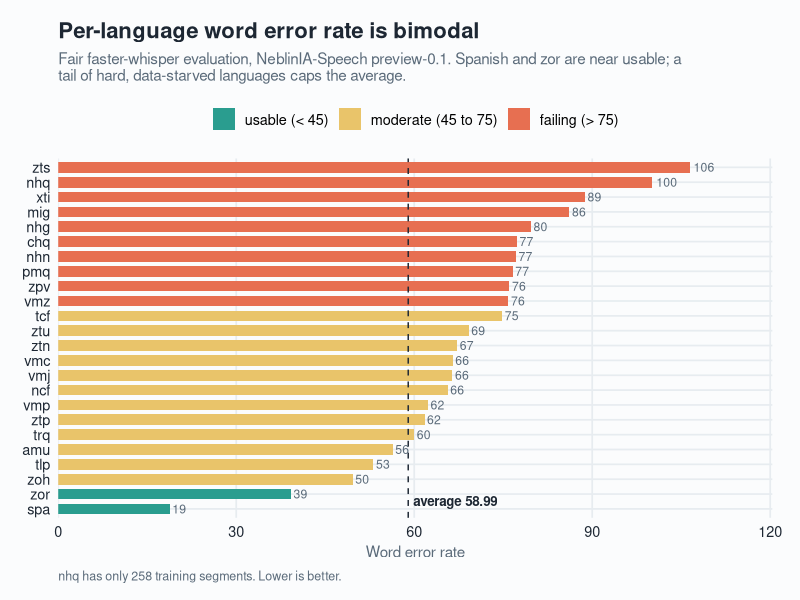
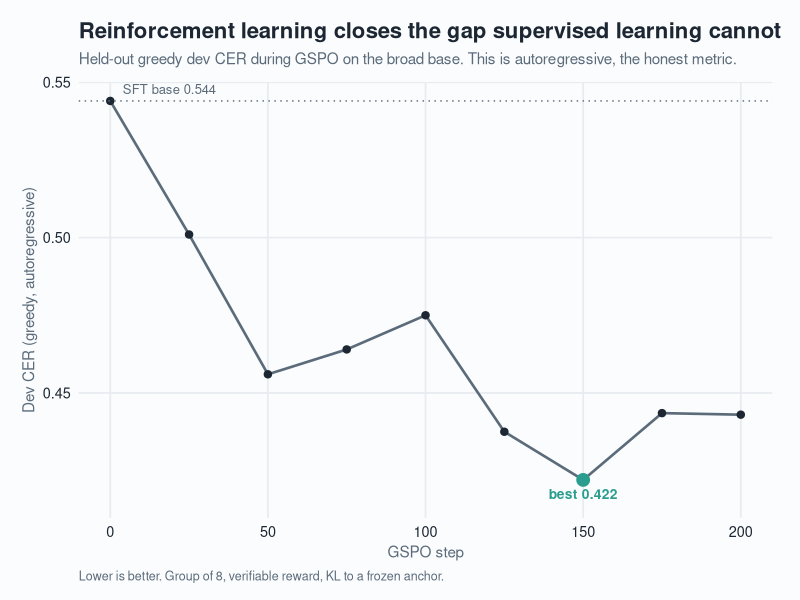
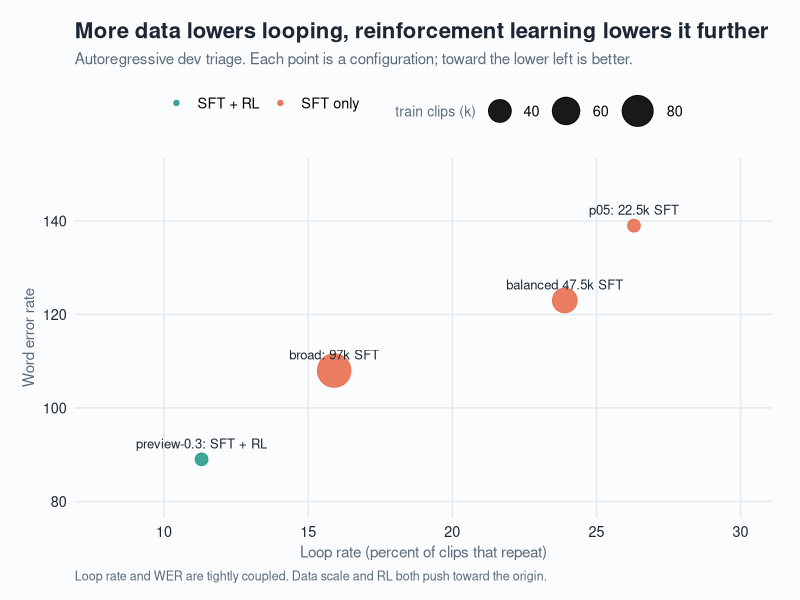
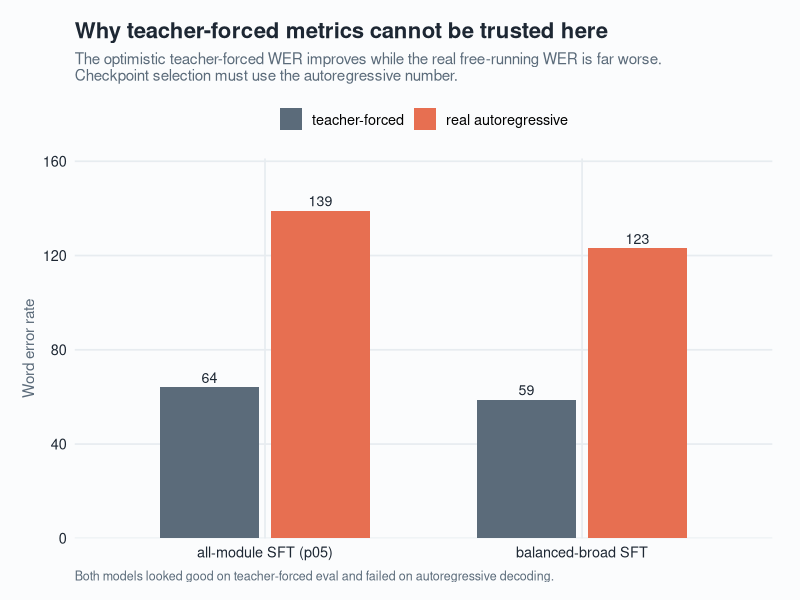

The R script that drew these images, in order:
# NeblinIA-Speech report figures. tidyverse / ggplot2. No em dashes anywhere.
suppressMessages({library(ggplot2); library(dplyr); library(scales); library(forcats); library(stringr)})

outdir <- "figures"; dir.create(outdir, showWarnings = FALSE)

# niebla (fog) palette: cool slate to warm alarm
col_good <- "#2a9d8f"; col_mod <- "#e9c46a"; col_hard <- "#e76f51"
ink <- "#1d2733"; mist <- "#5b6b7a"; paper <- "#fbfcfd"
base <- theme_minimal(base_size = 13) +
  theme(
    plot.background = element_rect(fill = paper, color = NA),
    panel.background = element_rect(fill = paper, color = NA),
    plot.title = element_text(face = "bold", size = 16, color = ink),
    plot.subtitle = element_text(size = 11, color = mist, margin = margin(b = 10)),
    plot.caption = element_text(size = 9, color = mist, hjust = 0),
    axis.title = element_text(color = mist, size = 11),
    axis.text = element_text(color = ink),
    panel.grid.minor = element_blank(),
    panel.grid.major = element_line(color = "#e7ecf0"),
    legend.position = "top", legend.title = element_text(color = mist, size = 10),
    plot.margin = margin(16, 20, 12, 16)
  )

# ---- Figure 1: per-language fair WER (the bimodal story) ----
lang <- tribble(
  ~lang, ~wer,
  "spa",18.81,"zor",39.23,"zoh",49.62,"tlp",53.12,"amu",56.38,"trq",60.02,
  "ztp",61.75,"vmp",62.34,"ncf",65.63,"vmj",66.44,"vmc",66.50,"ztn",67.26,
  "ztu",69.19,"tcf",74.82,"vmz",75.89,"zpv",76.06,"pmq",76.59,"nhn",77.15,
  "chq",77.31,"nhg",79.67,"mig",86.17,"xti",88.78,"nhq",100.16,"zts",106.43
) |>
  mutate(tier = case_when(wer < 45 ~ "usable (< 45)", wer < 75 ~ "moderate (45 to 75)", TRUE ~ "failing (> 75)"),
         tier = factor(tier, levels = c("usable (< 45)","moderate (45 to 75)","failing (> 75)")),
         lang = fct_reorder(lang, wer))

f1 <- ggplot(lang, aes(wer, lang, fill = tier)) +
  geom_col(width = 0.72) +
  geom_vline(xintercept = 58.99, linetype = "dashed", color = ink, linewidth = 0.5) +
  annotate("text", x = 58.99, y = 1.2, label = "average 58.99", hjust = -0.06, vjust = 0,
           size = 3.4, color = ink, fontface = "bold") +
  geom_text(aes(label = sprintf("%.0f", wer)), hjust = -0.18, size = 3.1, color = mist) +
  scale_fill_manual(values = c("usable (< 45)" = col_good, "moderate (45 to 75)" = col_mod, "failing (> 75)" = col_hard)) +
  scale_x_continuous(limits = c(0, 118), expand = expansion(mult = c(0, 0.02))) +
  labs(title = "Per-language word error rate is bimodal",
       subtitle = str_wrap("Fair faster-whisper evaluation, NeblinIA-Speech preview-0.1. Spanish and zor are near usable; a tail of hard, data-starved languages caps the average.", 95),
       x = "Word error rate", y = NULL, fill = NULL,
       caption = "nhq has only 258 training segments. Lower is better.") + base
ggsave(file.path(outdir, "fig1_per_language.png"), f1, width = 9, height = 7.2, dpi = 200)

# ---- Figure 2: GSPO reinforcement-learning trajectory ----
rl <- tribble(
  ~step, ~cer,
  0,0.544, 25,0.501, 50,0.456, 75,0.464, 100,0.475, 125,0.4375, 150,0.422, 175,0.4435, 200,0.443
)
bestpt <- rl |> slice_min(cer, n = 1)
f2 <- ggplot(rl, aes(step, cer)) +
  geom_line(color = mist, linewidth = 0.9) +
  geom_point(color = ink, size = 2.2) +
  geom_hline(yintercept = 0.544, linetype = "dotted", color = mist) +
  annotate("text", x = 4, y = 0.544, label = "SFT base 0.544", vjust = -0.7, hjust = 0, size = 3.3, color = mist) +
  geom_point(data = bestpt, color = col_good, size = 4) +
  annotate("text", x = bestpt$step, y = bestpt$cer, label = "best 0.422", vjust = 1.9, size = 3.5, color = col_good, fontface = "bold") +
  scale_y_continuous(labels = label_number(accuracy = 0.01), expand = expansion(mult = c(0.10, 0.05))) +
  labs(title = "Reinforcement learning closes the gap supervised learning cannot",
       subtitle = "Held-out greedy dev CER during GSPO on the broad base. This is autoregressive, the honest metric.",
       x = "GSPO step", y = "Dev CER (greedy, autoregressive)",
       caption = "Lower is better. Group of 8, verifiable reward, KL to a frozen anchor.") + base
ggsave(file.path(outdir, "fig2_rl_trajectory.png"), f2, width = 9, height = 5.4, dpi = 200)

# ---- Figure 3: looping vs WER across configurations (data and RL move toward origin) ----
cfg <- tribble(
  ~name, ~data_k, ~wer, ~loop, ~method,
  "p05: 22.5k SFT", 22.5, 139, 26.3, "SFT only",
  "balanced 47.5k SFT", 47.5, 123, 23.9, "SFT only",
  "broad: 97k SFT", 97, 108, 15.9, "SFT only",
  "preview-0.3: SFT + RL", 22.5, 89, 11.3, "SFT + RL"
)
f3 <- ggplot(cfg, aes(loop, wer, color = method)) +
  geom_point(aes(size = data_k), alpha = 0.9) +
  geom_text(aes(label = name), vjust = -1.1, size = 3.3, color = ink, show.legend = FALSE) +
  scale_color_manual(values = c("SFT only" = col_hard, "SFT + RL" = col_good)) +
  scale_size_continuous(range = c(4, 11), name = "train clips (k)") +
  scale_x_continuous(limits = c(8, 30)) + scale_y_continuous(limits = c(80, 150)) +
  labs(title = "More data lowers looping, reinforcement learning lowers it further",
       subtitle = "Autoregressive dev triage. Each point is a configuration; toward the lower left is better.",
       x = "Loop rate (percent of clips that repeat)", y = "Word error rate", color = NULL,
       caption = "Loop rate and WER are tightly coupled. Data scale and RL both push toward the origin.") + base
ggsave(file.path(outdir, "fig3_loop_vs_wer.png"), f3, width = 9, height = 5.8, dpi = 200)

# ---- Figure 4: the teacher-forced trap ----
trap <- tribble(
  ~model, ~metric, ~wer,
  "all-module SFT (p05)", "teacher-forced", 64,
  "all-module SFT (p05)", "real autoregressive", 139,
  "balanced-broad SFT", "teacher-forced", 58.8,
  "balanced-broad SFT", "real autoregressive", 123
) |> mutate(metric = factor(metric, levels = c("teacher-forced","real autoregressive")))
f4 <- ggplot(trap, aes(model, wer, fill = metric)) +
  geom_col(position = position_dodge(width = 0.7), width = 0.62) +
  geom_text(aes(label = sprintf("%.0f", wer)), position = position_dodge(width = 0.7), vjust = -0.4, size = 3.6, color = ink) +
  scale_fill_manual(values = c("teacher-forced" = mist, "real autoregressive" = col_hard)) +
  scale_y_continuous(limits = c(0, 155), expand = expansion(mult = c(0, 0.04))) +
  labs(title = "Why teacher-forced metrics cannot be trusted here",
       subtitle = str_wrap("The optimistic teacher-forced WER improves while the real free-running WER is far worse. Checkpoint selection must use the autoregressive number.", 95),
       x = NULL, y = "Word error rate", fill = NULL,
       caption = "Both models looked good on teacher-forced eval and failed on autoregressive decoding.") + base
ggsave(file.path(outdir, "fig4_tf_trap.png"), f4, width = 9, height = 5.4, dpi = 200)

cat("figures written to", outdir, "\n")
